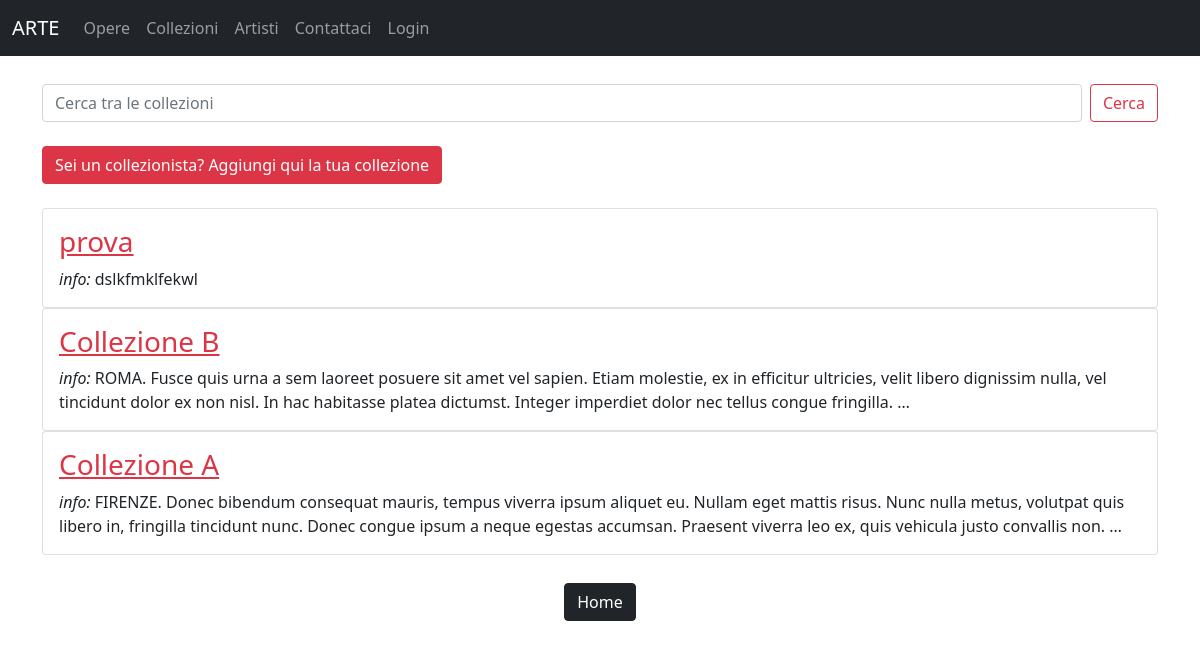
The app's page /collezione/ with its own data.
### mostra/models.py (models this page shows, shortened)
class Collezione(models.Model):
	nominativo = models.CharField(max_length=250)
	info = models.TextField()
	opera = models.ManyToManyField(Opera, related_name="opera")
	data = models.DateTimeField(auto_now=False, auto_now_add=True)
	proprietario = models.CharField(max_length=250)
	class Meta:
		ordering = ["-data"]
	def get_absolute_url(self):
		return reverse("collezione_detail", kwargs={"pk": self.pk})

### mostra/views.py (the view)
# urls.py: path("collezione/", CollezioneListView.as_view(), name="collezione" ),
class CollezioneListView(ListView):
	model= Collezione
	template_name="mostra/collezione_list.html"

### mostra/templates/mostra/collezione_list.html (shortened to what this page needs)
{% extends 'mostra/common.html'%}
{% block content %}
<br>
  <div class="container my-1">
    <center><form class="d-flex" method=POST action="{% url 'search_collezione' %}" role="search">
        <input class="form-control me-2" type="search" placeholder="Cerca tra le collezioni" aria-label="Search" name="searched">
        <button class="btn btn-outline-danger" type="submit">Cerca</button></form></center>
    <br>
    <a href="{% url 'add_collezione' %}" class="btn btn-danger">Sei un collezionista? Aggiungi qui la tua collezione</a>
    <br></br>
    {%for collezione in collezione_list%}
    <div class="card">
      <div class="card-body">
        <a href="{{collezione.get_absolute_url}}" class="text-danger"><h3 class="card-title">{{ collezione.nominativo}}</h3></a>
        <p class="card-text"><i>info: </i>{{ collezione.info|safe|truncatewords_html:40 }}</p>
      </div>
    </div>
    {% endfor %}
  </div>
{% endblock%}

### records on screen
Collezione: nominativo "prova", info "dslkfmklfekwl"
Collezione: nominativo "Collezione B", info "ROMA. Fusce quis urna a sem laoreet posuere sit amet vel sapien. Etiam molestie, ex in efficitur ultricies, velit libero dignissim nulla, vel tincidunt dolor ex non nisl. In hac habitasse platea dictumst. Integer imperdiet dolor nec tellus congue fringilla. …"
Collezione: nominativo "Collezione A", info "FIRENZE. Donec bibendum consequat mauris, tempus viverra ipsum aliquet eu. Nullam eget mattis risus. Nunc nulla metus, volutpat quis libero in, fringilla tincidunt nunc. Donec congue ipsum a neque egestas accumsan. Praesent viverra leo ex, quis vehicula justo convallis non. …"
